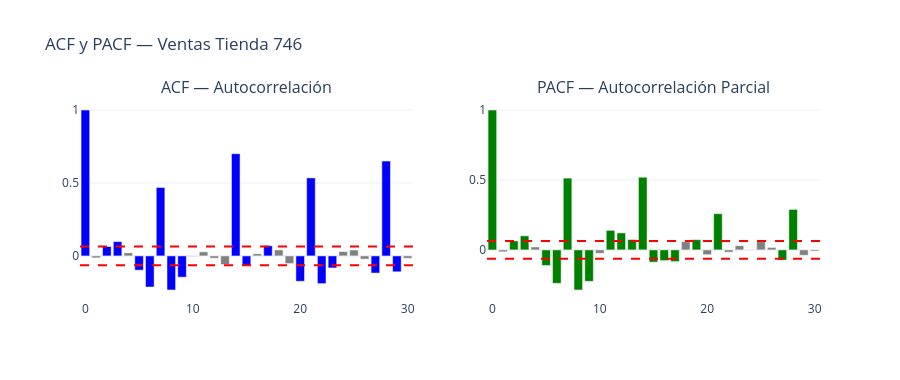

Here is the notebook cell this chart was saved with:
### Markdown cell above
---
## PARTE 3: EDA — DESCOMPOSICIÓN ESTACIONAL Y AUTOCORRELACIÓN

Antes de modelar, entendemos la estructura de la serie.  
**Recordatorio de Semana 1:** los spikes de ACF/PACF nos dicen qué lags usar.

### Code cell
# ACF y PACF — buscamos los lags significativos
n_lags = 30
acf_vals  = acf(datos.y, nlags=n_lags)
pacf_vals = pacf(datos.y, nlags=n_lags, method='ols')
conf_int  = 1.96 / np.sqrt(len(datos))

fig = make_subplots(rows=1, cols=2,
                    subplot_titles=('ACF — Autocorrelación', 'PACF — Autocorrelación Parcial'))
for i, (v, label, color) in enumerate([(acf_vals, 'ACF', 'blue'), (pacf_vals, 'PACF', 'green')]):
    for lag, val in enumerate(v):
        c = color if abs(val) > conf_int else 'gray'
        fig.add_trace(go.Bar(x=[lag], y=[val], marker_color=c, showlegend=False), row=1, col=i+1)
    fig.add_hline(y= conf_int, line_dash='dash', line_color='red', row=1, col=i+1)
    fig.add_hline(y=-conf_int, line_dash='dash', line_color='red', row=1, col=i+1)

fig.update_layout(height=380, title='ACF y PACF — Ventas Tienda 746', template='plotly_white')
fig.show()

# Lags significativos
sig_acf  = [i for i, v in enumerate(acf_vals[1:], 1)  if abs(v) > conf_int]
sig_pacf = [i for i, v in enumerate(pacf_vals[1:], 1) if abs(v) > conf_int]
print(f'📌 Lags significativos ACF:  {sig_acf[:10]}  → confirman estacionalidad semanal (lag 7)')
print(f'📌 Lags significativos PACF: {sig_pacf[:10]} → indican dependencia directa de días recientes')
# ── Justificación directa de la configuración de features ────────────────────────
# La PACF revela dependencia directa (sin intermediarios): usamos esos lags.
# Adicionalmente, el período estacional semanal (7) y sus múltiplos son relevantes.
lags_sugeridos = sorted(set(
    [l for l in sig_pacf[:6] if l <= 28]   # lags de PACF dentro de 1 mes
    + [7, 14, 28]                           # lags estacionales fijos
))
print(f'\n📐 Lags sugeridos por ACF/PACF + estacionalidad: {lags_sugeridos}')
print(f'   → En la celda de Feature Engineering usaremos: LAGS = {lags_sugeridos}')
print(f'   (Coincide con [1, 7, 14, 28] que es nuestro rango práctico para datos diarios)')

### Figure 1 — Plotly figure (JSON) as saved in the notebook; plotly's stock layout.template omitted (floating-point values rounded to 4 significant figures)
{"data": [{"marker": {"color": "blue"}, "showlegend": false, "type": "bar", "x": [0], "xaxis": "x", "y": [1], "yaxis": "y"}, {"marker": {"color": "gray"}, "showlegend": false, "type": "bar", "x": [1], "xaxis": "x", "y": [-0.01358], "yaxis": "y"}, {"marker": {"color": "blue"}, "showlegend": false, "type": "bar", "x": [2], "xaxis": "x", "y": [0.06445], "yaxis": "y"}, {"marker": {"color": "blue"}, "showlegend": false, "type": "bar", "x": [3], "xaxis": "x", "y": [0.09806], "yaxis": "y"}, {"marker": {"color": "gray"}, "showlegend": false, "type": "bar", "x": [4], "xaxis": "x", "y": [0.02114], "yaxis": "y"}, {"marker": {"color": "blue"}, "showlegend": false, "type": "bar", "x": [5], "xaxis": "x", "y": [-0.09768], "yaxis": "y"}, {"marker": {"color": "blue"}, "showlegend": false, "type": "bar", "x": [6], "xaxis": "x", "y": [-0.2133], "yaxis": "y"}, {"marker": {"color": "blue"}, "showlegend": false, "type": "bar", "x": [7], "xaxis": "x", "y": [0.4691], "yaxis": "y"}, {"marker": {"color": "blue"}, "showlegend": false, "type": "bar", "x": [8], "xaxis": "x", "y": [-0.2337], "yaxis": "y"}, {"marker": {"color": "blue"}, "showlegend": false, "type": "bar", "x": [9], "xaxis": "x", "y": [-0.1458], "yaxis": "y"}, {"marker": {"color": "gray"}, "showlegend": false, "type": "bar", "x": [10], "xaxis": "x", "y": [-0.002935], "yaxis": "y"}, {"marker": {"color": "gray"}, "showlegend": false, "type": "bar", "x": [11], "xaxis": "x", "y": [0.02793], "yaxis": "y"}, {"marker": {"color": "gray"}, "showlegend": false, "type": "bar", "x": [12], "xaxis": "x", "y": [-0.01565], "yaxis": "y"}, {"marker": {"color": "gray"}, "showlegend": false, "type": "bar", "x": [13], "xaxis": "x", "y": [-0.05923], "yaxis": "y"}, {"marker": {"color": "blue"}, "showlegend": false, "type": "bar", "x": [14], "xaxis": "x", "y": [0.7008], "yaxis": "y"}, {"marker": {"color": "blue"}, "showlegend": false, "type": "bar", "x": [15], "xaxis": "x", "y": [-0.06545], "yaxis": "y"}, {"marker": {"color": "gray"}, "showlegend": false, "type": "bar", "x": [16], "xaxis": "x", "y": [0.0147], "yaxis": "y"}, {"marker": {"color": "blue"}, "showlegend": false, "type": "bar", "x": [17], "xaxis": "x", "y": [0.06992], "yaxis": "y"}, {"marker": {"color": "gray"}, "showlegend": false, "type": "bar", "x": [18], "xaxis": "x", "y": [0.04123], "yaxis": "y"}, {"marker": {"color": "gray"}, "showlegend": false, "type": "bar", "x": [19], "xaxis": "x", "y": [-0.05243], "yaxis": "y"}, {"marker": {"color": "blue"}, "showlegend": false, "type": "bar", "x": [20], "xaxis": "x", "y": [-0.1738], "yaxis": "y"}, {"marker": {"color": "blue"}, "showlegend": false, "type": "bar", "x": [21], "xaxis": "x", "y": [0.5347], "yaxis": "y"}, {"marker": {"color": "blue"}, "showlegend": false, "type": "bar", "x": [22], "xaxis": "x", "y": [-0.1902], "yaxis": "y"}, {"marker": {"color": "blue"}, "showlegend": false, "type": "bar", "x": [23], "xaxis": "x", "y": [-0.08258], "yaxis": "y"}, {"marker": {"color": "gray"}, "showlegend": false, "type": "bar", "x": [24], "xaxis": "x", "y": [0.0298], "yaxis": "y"}, {"marker": {"color": "gray"}, "showlegend": false, "type": "bar", "x": [25], "xaxis": "x", "y": [0.04029], "yaxis": "y"}, {"marker": {"color": "gray"}, "showlegend": false, "type": "bar", "x": [26], "xaxis": "x", "y": [-0.02201], "yaxis": "y"}, {"marker": {"color": "blue"}, "showlegend": false, "type": "bar", "x": [27], "xaxis": "x", "y": [-0.1174], "yaxis": "y"}, {"marker": {"color": "blue"}, "showlegend": false, "type": "bar", "x": [28], "xaxis": "x", "y": [0.6498], "yaxis": "y"}, {"marker": {"color": "blue"}, "showlegend": false, "type": "bar", "x": [29], "xaxis": "x", "y": [-0.109], "yaxis": "y"}, {"marker": {"color": "gray"}, "showlegend": false, "type": "bar", "x": [30], "xaxis": "x", "y": [-0.01648], "yaxis": "y"}, {"marker": {"color": "green"}, "showlegend": false, "type": "bar", "x": [0], "xaxis": "x2", "y": [1], "yaxis": "y2"}, {"marker": {"color": "gray"}, "showlegend": false, "type": "bar", "x": [1], "xaxis": "x2", "y": [-0.01361], "yaxis": "y2"}, {"marker": {"color": "green"}, "showlegend": false, "type": "bar", "x": [2], "xaxis": "x2", "y": [0.06445], "yaxis": "y2"}, {"marker": {"color": "green"}, "showlegend": false, "type": "bar", "x": [3], "xaxis": "x2", "y": [0.1007], "yaxis": "y2"}, {"marker": {"color": "gray"}, "showlegend": false, "type": "bar", "x": [4], "xaxis": "x2", "y": [0.02108], "yaxis": "y2"}, {"marker": {"color": "green"}, "showlegend": false, "type": "bar", "x": [5], "xaxis": "x2", "y": [-0.1116], "yaxis": "y2"}, {"marker": {"color": "green"}, "showlegend": false, "type": "bar", "x": [6], "xaxis": "x2", "y": [-0.2392], "yaxis": "y2"}, {"marker": {"color": "green"}, "showlegend": false, "type": "bar", "x": [7], "xaxis": "x2", "y": [0.5131], "yaxis": "y2"}, {"marker": {"color": "green"}, "showlegend": false, "type": "bar", "x": [8], "xaxis": "x2", "y": [-0.2867], "yaxis": "y2"}, {"marker": {"color": "green"}, "showlegend": false, "type": "bar", "x": [9], "xaxis": "x2", "y": [-0.2249], "yaxis": "y2"}, {"marker": {"color": "gray"}, "showlegend": false, "type": "bar", "x": [10], "xaxis": "x2", "y": [-0.02446], "yaxis": "y2"}, {"marker": {"color": "green"}, "showlegend": false, "type": "bar", "x": [11], "xaxis": "x2", "y": [0.1397], "yaxis": "y2"}, {"marker": {"color": "green"}, "showlegend": false, "type": "bar", "x": [12], "xaxis": "x2", "y": [0.1216], "yaxis": "y2"}, {"marker": {"color": "green"}, "showlegend": false, "type": "bar", "x": [13], "xaxis": "x2", "y": [0.07436], "yaxis": "y2"}, {"marker": {"color": "green"}, "showlegend": false, "type": "bar", "x": [14], "xaxis": "x2", "y": [0.5195], "yaxis": "y2"}, {"marker": {"color": "green"}, "showlegend": false, "type": "bar", "x": [15], "xaxis": "x2", "y": [-0.08764], "yaxis": "y2"}, {"marker": {"color": "green"}, "showlegend": false, "type": "bar", "x": [16], "xaxis": "x2", "y": [-0.07658], "yaxis": "y2"}, {"marker": {"color": "green"}, "showlegend": false, "type": "bar", "x": [17], "xaxis": "x2", "y": [-0.08335], "yaxis": "y2"}, {"marker": {"color": "gray"}, "showlegend": false, "type": "bar", "x": [18], "xaxis": "x2", "y": [0.05896], "yaxis": "y2"}, {"marker": {"color": "green"}, "showlegend": false, "type": "bar", "x": [19], "xaxis": "x2", "y": [0.07339], "yaxis": "y2"}, {"marker": {"color": "gray"}, "showlegend": false, "type": "bar", "x": [20], "xaxis": "x2", "y": [-0.03427], "yaxis": "y2"}, {"marker": {"color": "green"}, "showlegend": false, "type": "bar", "x": [21], "xaxis": "x2", "y": [0.2589], "yaxis": "y2"}, {"marker": {"color": "gray"}, "showlegend": false, "type": "bar", "x": [22], "xaxis": "x2", "y": [-0.01653], "yaxis": "y2"}, {"marker": {"color": "gray"}, "showlegend": false, "type": "bar", "x": [23], "xaxis": "x2", "y": [0.03001], "yaxis": "y2"}, {"marker": {"color": "gray"}, "showlegend": false, "type": "bar", "x": [24], "xaxis": "x2", "y": [0.001399], "yaxis": "y2"}, {"marker": {"color": "gray"}, "showlegend": false, "type": "bar", "x": [25], "xaxis": "x2", "y": [0.05924], "yaxis": "y2"}, {"marker": {"color": "gray"}, "showlegend": false, "type": "bar", "x": [26], "xaxis": "x2", "y": [0.01746], "yaxis": "y2"}, {"marker": {"color": "green"}, "showlegend": false, "type": "bar", "x": [27], "xaxis": "x2", "y": [-0.07278], "yaxis": "y2"}, {"marker": {"color": "green"}, "showlegend": false, "type": "bar", "x": [28], "xaxis": "x2", "y": [0.2894], "yaxis": "y2"}, {"marker": {"color": "gray"}, "showlegend": false, "type": "bar", "x": [29], "xaxis": "x2", "y": [-0.03872], "yaxis": "y2"}, {"marker": {"color": "gray"}, "showlegend": false, "type": "bar", "x": [30], "xaxis": "x2", "y": [-0.008919], "yaxis": "y2"}], "layout": {"annotations": [{"font": {"size": 16}, "showarrow": false, "text": "ACF — Autocorrelación", "x": 0.225, "xanchor": "center", "xref": "paper", "y": 1, "yanchor": "bottom", "yref": "paper"}, {"font": {"size": 16}, "showarrow": false, "text": "PACF — Autocorrelación Parcial", "x": 0.775, "xanchor": "center", "xref": "paper", "y": 1, "yanchor": "bottom", "yref": "paper"}], "height": 380, "shapes": [{"line": {"color": "red", "dash": "dash"}, "type": "line", "x0": 0, "x1": 1, "xref": "x domain", "y0": 0.06386, "y1": 0.06386, "yref": "y"}, {"line": {"color": "red", "dash": "dash"}, "type": "line", "x0": 0, "x1": 1, "xref": "x domain", "y0": -0.06386, "y1": -0.06386, "yref": "y"}, {"line": {"color": "red", "dash": "dash"}, "type": "line", "x0": 0, "x1": 1, "xref": "x2 domain", "y0": 0.06386, "y1": 0.06386, "yref": "y2"}, {"line": {"color": "red", "dash": "dash"}, "type": "line", "x0": 0, "x1": 1, "xref": "x2 domain", "y0": -0.06386, "y1": -0.06386, "yref": "y2"}], "title": {"text": "ACF y PACF — Ventas Tienda 746"}, "xaxis": {"anchor": "y", "domain": [0, 0.45]}, "xaxis2": {"anchor": "y2", "domain": [0.55, 1]}, "yaxis": {"anchor": "x", "domain": [0, 1]}, "yaxis2": {"anchor": "x2", "domain": [0, 1]}}}
